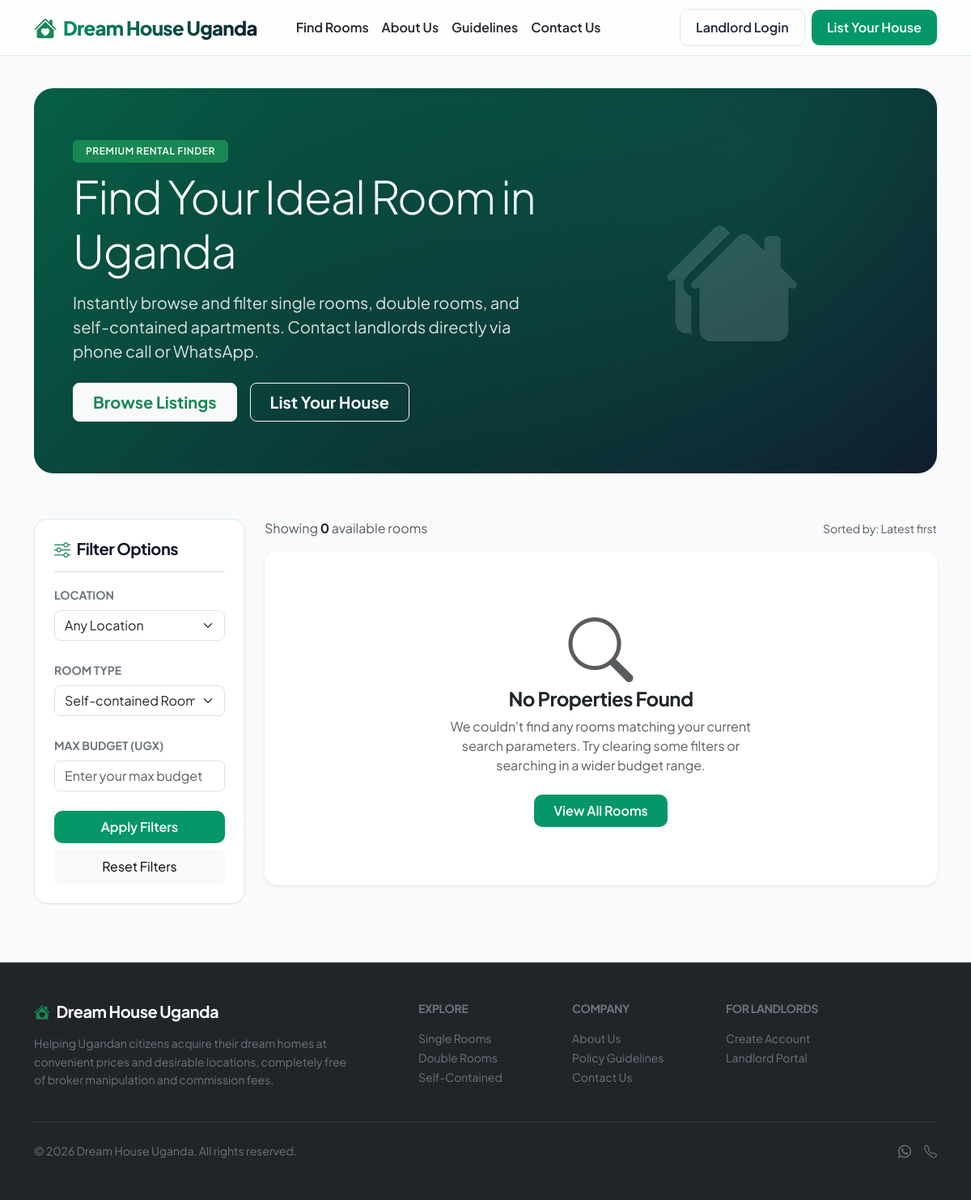
/?room_type=self_contained, run on an earlier commit of the app's database.
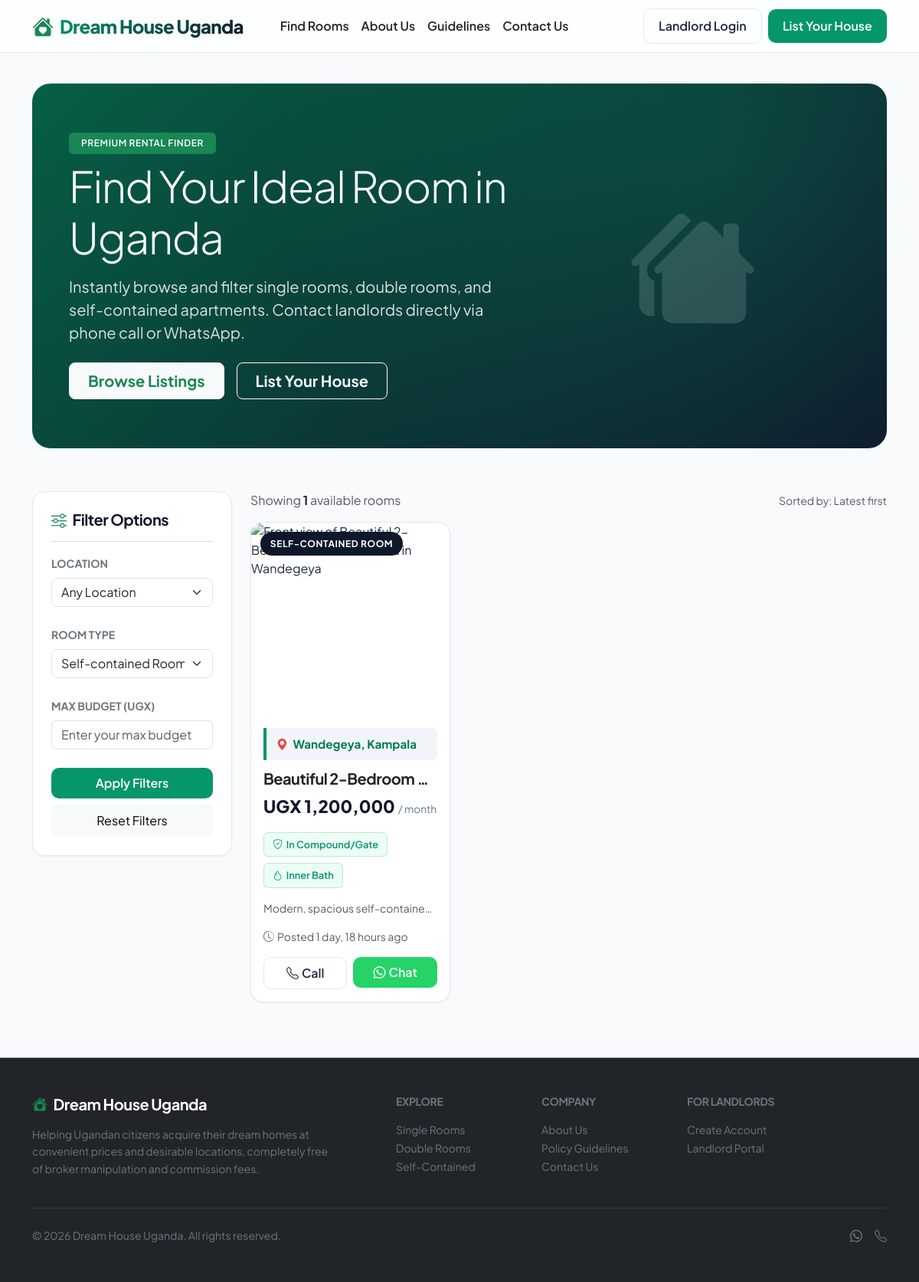
And on a later commit of the database.
### listings/models.py (models this page shows, shortened)
class Listing(models.Model):
    ROOM_TYPES = [
        ('single', 'Single Room'),
        ('double', 'Double Room'),
        ('self_contained', 'Self-contained Room'),
    ]
    landlord = models.ForeignKey(User, on_delete=models.CASCADE, related_name='listings', limit_choices_to={'role': User.LANDLORD})
    title = models.CharField(max_length=200, help_text="Short descriptive title (e.g. Spacious Self-contained in Wandegeya)")
    room_type = models.CharField(max_length=20, choices=ROOM_TYPES, default='single')
    price_per_month = models.PositiveIntegerField(help_text="Rent price per month in UGX")
    location = models.CharField(max_length=255, help_text="Exact location (e.g. Wandegeya, Kampala)")
    telephone = models.CharField(max_length=20, help_text="Contact telephone number (e.g. +256789000000)")
    image_front = models.ImageField(upload_to='listings/images/', help_text="Front view of the house")
    image_inside = models.ImageField(upload_to='listings/images/', help_text="Inside view of the room")
    image_other = models.ImageField(upload_to='listings/images/', help_text="Any other view (e.g. compound or bathroom)")
    description = models.TextField(help_text="Detailed description of the house")
    in_gate = models.BooleanField(default=False, verbose_name="Located inside a gate")
    inner_bathroom = models.BooleanField(default=False, verbose_name="Has inner bathroom")
    is_available = models.BooleanField(default=True, verbose_name="Available")
    is_taken = models.BooleanField(default=False, verbose_name="Marked as taken")
    created_at = models.DateTimeField(auto_now_add=True)
    updated_at = models.DateTimeField(auto_now=True)
    class Meta:
        ordering = ['-created_at']
    @property
    def price_formatted(self):
        return f"UGX {self.price_per_month:,}"
    @property
    def whatsapp_url(self):
        digits_only = ''.join(c for c in self.telephone if c.isdigit())
        if digits_only.startswith('0'):
            clean_phone = '256' + digits_only[1:]
        elif digits_only.startswith('7') and len(digits_only) == 9:
            clean_phone = '256' + digits_only
        else:
            clean_phone = digits_only
        message = f"Hello! I saw your listing on Dream House Uganda for a {self.get_room_type_display()} in {self.location} ({self.price_formatted}/month). Is it still available?"
        encoded_message = urllib.parse.quote(message)
        return f"https://wa.me/{clean_phone}?text={encoded_message}"

### listings/views.py (the view)
# urls.py: path('', views.home_page, name='home'),
def home_page(request):
    listings = Listing.objects.filter(is_available=True)
    existing_locations = Listing.objects.filter(is_available=True).values_list('location', flat=True).distinct()
    location_list = sorted(list(set(loc.strip() for loc in existing_locations if loc)))
    max_db_price = Listing.objects.filter(is_available=True).aggregate(Max('price_per_month'))['price_per_month__max'] or 2000000
    search_location = request.GET.get('location', '').strip()
    room_type = request.GET.get('room_type', '')
    price_max = request.GET.get('price_max', '')
    if search_location:
        listings = listings.filter(location__icontains=search_location)
    if room_type:
        listings = listings.filter(room_type=room_type)
    if price_max:
        try:
            listings = listings.filter(price_per_month__lte=int(price_max))
        except ValueError:
            pass
    context = {
        'listings': listings,
        'location_list': location_list,
        'selected_location': search_location,
        'selected_room_type': room_type,
        'selected_price_max': price_max,
        'max_price_limit': max_db_price,
    }
    return render(request, 'listings/home.html', context)

### listings/templates/listings/home.html (shortened to what the changed rows need)
{% extends 'listings/base.html' %}
{% load static %}
{% block content %}
<div class="container">
    <div class="hero-section text-center text-md-start px-4 px-md-5">
        <div class="row align-items-center">
            <div class="col-lg-7">
                <h1 class="text-white display-4 fw-extrabold mb-3">Find Your Ideal Room in Uganda</h1>
            </div>
        </div>
    </div>
    <div class="row g-4 mt-1" id="listings-section">
        <div class="col-md-8 col-lg-9">
            <div class="d-flex justify-content-between align-items-center mb-3">
                <p class="text-muted mb-0">
                    Showing <span class="fw-bold text-dark">{{ listings|length }}</span> available rooms
                </p>
            </div>
            {% if listings %}
                <div class="row g-4">
                    {% for listing in listings %}
                        <div class="col-sm-6 col-lg-4">
                            <div class="listing-card">
                                <div class="card-img-container">
                                    <span class="room-type-badge">{{ listing.get_room_type_display }}</span>
                                    <div id="carouselCard{{ listing.id }}" class="carousel slide h-100" data-bs-ride="false" data-bs-interval="false">
                                        <div class="carousel-indicators">
                                            <button type="button" data-bs-target="#carouselCard{{ listing.id }}" data-bs-slide-to="0" class="active" aria-current="true" aria-label="Slide 1"></button>
                                            <button type="button" data-bs-target="#carouselCard{{ listing.id }}" data-bs-slide-to="1" aria-label="Slide 2"></button>
                                            <button type="button" data-bs-target="#carouselCard{{ listing.id }}" data-bs-slide-to="2" aria-label="Slide 3"></button>
                                        </div>
                                        <div class="carousel-inner h-100">
                                            <div class="carousel-item active h-100">
                                            </div>
                                        </div>
                                        <button class="carousel-control-prev" type="button" data-bs-target="#carouselCard{{ listing.id }}" data-bs-slide="prev">
                                            <span class="carousel-control-prev-icon" aria-hidden="true"></span>
                                        </button>
                                        <button class="carousel-control-next" type="button" data-bs-target="#carouselCard{{ listing.id }}" data-bs-slide="next">
                                            <span class="carousel-control-next-icon" aria-hidden="true"></span>
                                        </button>
                                    </div>
                                </div>
                                <div class="card-body p-3 d-flex flex-column">
                                    <div class="listing-location-wrapper">
                                        <div class="location-text">
                                            <i class="bi bi-geo-alt-fill location-icon-pulse"></i>
                                            <span>{{ listing.location }}</span>
                                        </div>
                                    </div>
                                    <h5 class="card-title fw-bold text-truncate mb-2" title="{{ listing.title }}">
                                        <a href="{% url 'listing_detail' listing.id %}" class="text-decoration-none text-dark">{{ listing.title }}</a>
                                    </h5>
                                    <div class="mb-3 d-flex align-items-baseline gap-1">
                                        <span class="price-tag">{{ listing.price_formatted }}</span>
                                        <span class="price-period">/ month</span>
                                    </div>
                                    <div class="d-flex flex-wrap gap-2 mb-3">
                                        {% if listing.in_gate %}
                                            <span class="spec-tag active"><i class="bi bi-shield-check"></i> In Compound/Gate</span>
                                        {% endif %}
                                        {% if listing.inner_bathroom %}
                                            <span class="spec-tag active"><i class="bi bi-droplet"></i> Inner Bath</span>
                                        {% endif %}
                                    </div>
                                    <p class="text-muted small text-truncate mb-3">{{ listing.description }}</p>
                                    <div class="mt-auto">
                                        <div class="text-muted small mb-3 d-flex align-items-center gap-1">
                                            <i class="bi bi-clock-history"></i> Posted {{ listing.created_at|timesince }} ago
                                        </div>
                                        <div class="row g-2">
                                            <div class="col-6">
                                                <a href="tel:{{ listing.telephone }}" class="btn btn-outline-custom w-100 py-2 d-flex align-items-center justify-content-center gap-1">
                                                    <i class="bi bi-telephone"></i> Call
                                                </a>
                                            </div>
                                            <div class="col-6">
                                                <a href="{{ listing.whatsapp_url }}" target="_blank" class="btn btn-whatsapp w-100 py-2 d-flex align-items-center justify-content-center gap-1">
                                                    <i class="bi bi-whatsapp"></i> Chat
                                                </a>
                                            </div>
                                        </div>
                                    </div>
                                </div>
                            </div>
                        </div>
                    {% endfor %}
                </div>
            {% else %}
                <div class="card border-0 shadow-sm text-center py-5 px-4 rounded-4 mt-3">
                    <div class="py-4">
                        <i class="bi bi-search text-muted display-1 mb-3"></i>
                        <h4 class="fw-bold text-dark mb-2">No Properties Found</h4>
                        <p class="text-muted mx-auto mb-4" style="max-width: 400px;">
                            We couldn't find any rooms matching your current search parameters. Try clearing some filters or searching in a wider budget range.
                        </p>
                        <a href="{% url 'home' %}" class="btn btn-emerald px-4 py-2">View All Rooms</a>
                    </div>
                </div>
            {% endif %}
        </div>
    </div>
</div>
{% endblock %}

What changed in the data, as far as the page shows it:
now on this page (row edited): Listing: room_type "SELF-CONTAINED ROOM", location "Wandegeya, Kampala", title "Beautiful 2-Bedroom…", price_formatted "UGX 1,200,000", in_gate True (drawn), inner_bathroom True (drawn), description "Modern, spacious self-containe…", created_at "1 day, 18 hours"
Also different on the page:
{{ listings|length }}: "0" → "1"
text no longer shown: "No Properties Found We couldn't find any rooms matching your current search parameters. Try clearing some filters or searching in a wider budget range. View All Rooms"
